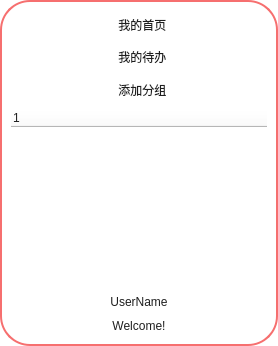
         <widget class="QWidget" name="verticalWidgetLeft" native="true">
          <property name="minimumSize">
           <size>
            <width>0</width>
            <height>0</height>
           </size>
          </property>
          <property name="styleSheet">
           <string notr="true">color: rgb(31,31,31);	
background-color: rgb(255, 255, 255);
border:2px solid rgb(246,111,111);
border-radius:30px;
text-align:center;
</string>
          </property>
          <layout class="QVBoxLayout" name="verticalLayout" stretch="3,3,3,18,1,2,2">
           <item>
            <widget class="QPushButton" name="btnHome">
             <property name="sizePolicy">
              <sizepolicy hsizetype="Minimum" vsizetype="Preferred">
               <horstretch>0</horstretch>
               <verstretch>0</verstretch>
              </sizepolicy>
             </property>
             <property name="styleSheet">
              <string notr="true">QPushButton:!checked {
    border: none;
    font: 25 13pt &quot;等线&quot;;

}
QPushButton:checked {
    background-color: rgb(232, 235, 239);
    color: rgb(78, 189, 197);
    font: 25 13pt &quot;等线&quot;;
    border: none;
}
QPushButton:hover {
    background-color: rgb(232, 235, 239);
    font: 25 13pt &quot;等线&quot;;
}

QPushButton:pressed { 
    background-color: rgb(232, 235, 239);
    color: rgb(78, 189, 197);
    font: 25 13pt &quot;等线&quot;;
}
</string>
             </property>
             <property name="text">
              <string>  我的首页</string>
             </property>
             <property name="icon">
              <iconset>
               <normalon>:/images/home.svg</normalon>
              </iconset>
             </property>
             <property name="checkable">
              <bool>true</bool>
             </property>
             <property name="autoExclusive">
              <bool>true</bool>
             </property>
            </widget>
           </item>
           <item>
            <widget class="QPushButton" name="btnTodo">
             <property name="sizePolicy">
              <sizepolicy hsizetype="Minimum" vsizetype="Preferred">
               <horstretch>0</horstretch>
               <verstretch>0</verstretch>
              </sizepolicy>
             </property>
             <property name="styleSheet">
              <string notr="true">QPushButton:!checked {
    border: none;
    font: 25 13pt &quot;等线&quot;;
}
QPushButton:checked {
    background-color: rgb(232, 235, 239);
    color: rgb(78, 189, 197);
    font: 25 13pt &quot;等线&quot;;
    border: none;
}
QPushButton:hover {
    background-color: rgb(232, 235, 239);
    font: 25 13pt &quot;等线&quot;;
}

QPushButton:pressed { 
    background-color: rgb(232, 235, 239);
    color: rgb(78, 189, 197);
    font: 25 13pt &quot;等线&quot;;
}
</string>
             </property>
             <property name="text">
              <string>  我的待办</string>
             </property>
             <property name="icon">
              <iconset resource="kmainwindow.qrc">
               <normaloff>:/images/user.svg</normaloff>
               <normalon>:/images/user.svg</normalon>:/images/user.svg</iconset>
             </property>
             <property name="checkable">
              <bool>true</bool>
             </property>
             <property name="autoExclusive">
              <bool>true</bool>
             </property>
            </widget>
           </item>
           <item>
            <widget class="QPushButton" name="btnGroup">
             <property name="sizePolicy">
              <sizepolicy hsizetype="Minimum" vsizetype="Preferred">
               <horstretch>0</horstretch>
               <verstretch>0</verstretch>
              </sizepolicy>
             </property>
             <property name="styleSheet">
              <string notr="true">QPushButton:!checked {
    border: none;
    font: 25 13pt &quot;等线&quot;;
}
QPushButton:checked {
    background-color: rgb(232, 235, 239);
    color: rgb(78, 189, 197);
    font: 25 13pt &quot;等线&quot;;
    border: none;
}
QPushButton:hover {
    background-color: rgb(232, 235, 239);
    font: 25 13pt &quot;等线&quot;;
}

QPushButton:pressed { 
    background-color: rgb(232, 235, 239);
    color: rgb(78, 189, 197);
    font: 25 13pt &quot;等线&quot;;
}
</string>
             </property>
             <property name="text">
              <string>  添加分组</string>
             </property>
             <property name="icon">
              <iconset resource="kmainwindow.qrc">
               <normaloff>:/images/calendar-plus.svg</normaloff>
               <normalon>:/images/calendar-plus.svg</normalon>:/images/calendar-plus.svg</iconset>
             </property>
             <property name="checkable">
              <bool>true</bool>
             </property>
             <property name="autoExclusive">
              <bool>true</bool>
             </property>
            </widget>
           </item>
           <item>
            <widget class="QTreeWidget" name="treeWidgetLeft">
             <property name="sizePolicy">
              <sizepolicy hsizetype="Expanding" vsizetype="Preferred">
               <horstretch>0</horstretch>
               <verstretch>0</verstretch>
              </sizepolicy>
             </property>
             <property name="styleSheet">
              <string notr="true">border-radius:0px;
border:none;
font: 25 10pt &quot;等线&quot;;</string>
             </property>
             <column>
              <property name="text">
               <string notr="true">1</string>
              </property>
             </column>
            </widget>
           </item>
           <item>
            <widget class="QPushButton" name="userHead">
             <property name="styleSheet">
              <string notr="true">border: none;</string>
             </property>
             <property name="text">
              <string/>
             </property>
             <property name="icon">
              <iconset resource="kmainwindow.qrc">
               <normaloff>:/images/user.svg</normaloff>:/images/user.svg</iconset>
             </property>
             <property name="iconSize">
              <size>
               <width>60</width>
               <height>60</height>
              </size>
             </property>
            </widget>
           </item>
           <item>
            <widget class="QLabel" name="label_username">
             <property name="styleSheet">
              <string notr="true">border: none;
font: 25 13pt &quot;等线&quot;;</string>
             </property>
             <property name="text">
              <string>&lt;html&gt;&lt;head/&gt;&lt;body&gt;&lt;p align=&quot;center&quot;&gt;UserName&lt;/p&gt;&lt;/body&gt;&lt;/html&gt;</string>
             </property>
            </widget>
           </item>
           <item>
            <widget class="QLabel" name="label_welcome">
             <property name="styleSheet">
              <string notr="true">border: none;
font: 25 13pt &quot;等线&quot;;</string>
             </property>
             <property name="text">
              <string>&lt;html&gt;&lt;head/&gt;&lt;body&gt;&lt;p align=&quot;center&quot;&gt;Welcome!&lt;/p&gt;&lt;/body&gt;&lt;/html&gt;</string>
             </property>
            </widget>
           </item>
          </layout>
         </widget>
